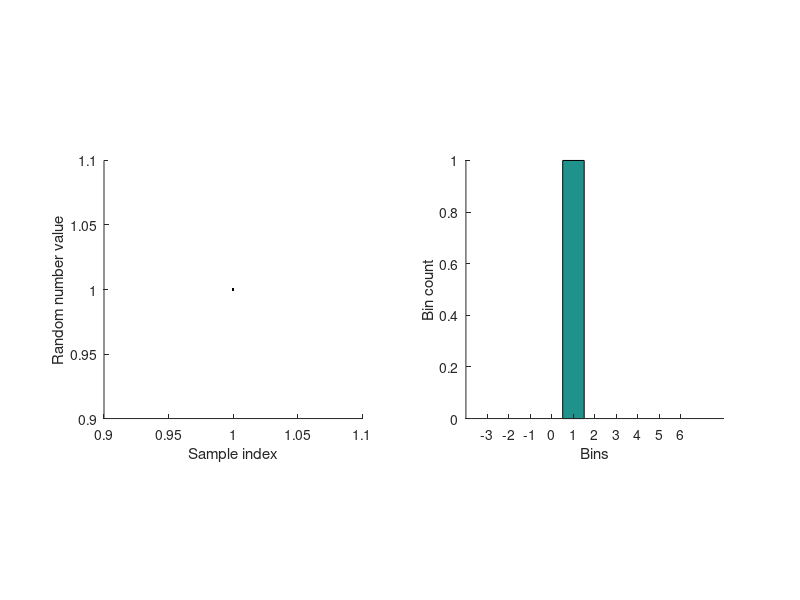

Here is the MATLAB script that generated this plot:
a=75;
b=0;
m=2^31+1;
x=input('Donner la valeur de x :');
i=1;
while i<=20000
    x=mod(a*x+b,m);
    u(i)=x;
    i=i+1;
end;
u=u/m;
p = 3;
k = 0;
N = 0;
nValues = numel(k);
pmf = zeros(1,nValues);
for i = 1:nValues
   pmf(i) = nchoosek(N,k(i))*p^k(i)*(1-p)^(N-k(i));
end
pmf

subplot(1,2,1)

plot(pmf,'k');

box off

axis square

xlabel('Sample index')

ylabel('Random number value')

subplot(1,2,2)

hist(pmf)

box off

axis square

xlabel('Bins')

ylabel('Bin count')